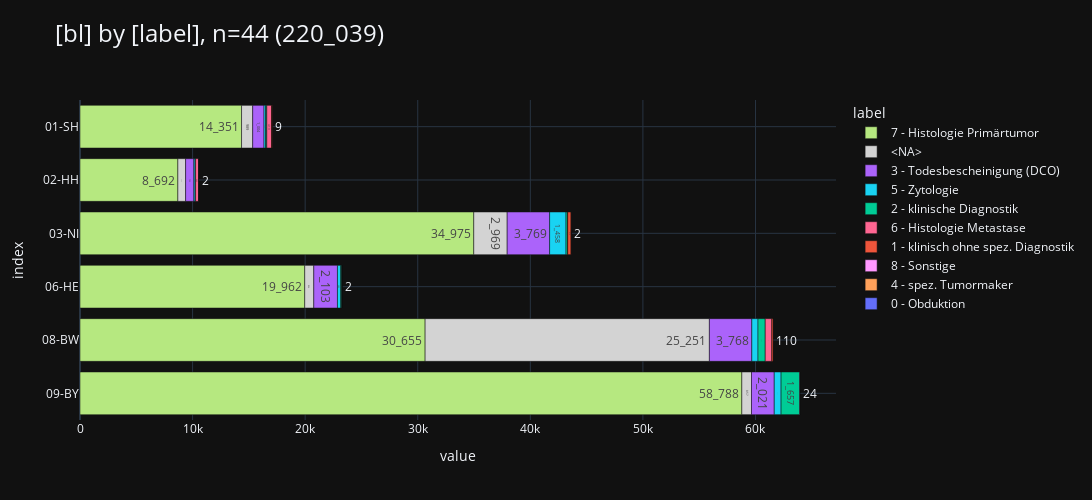

Write notebook code for a chart like this one.
### Code cell
_df = df_dsich[
    [
        "bl",
        "label",
        "cnt",
    ]
].sort_values("bl")

_ = pls.plot_stacked_bars(
    _df,
    # swap=True,
    orientation="h",
    # show_total=True,
    # normalize=True,
    # relative=True,
    # height=1000,
    # top_n_color=5,
    # sort_values_index=True,
    sort_values_color=True,
    # top_n_index=3,
    # precision=2,
    # show_other=True,
    # top_n_index=2,
)
_

### Figure 1 — Plotly figure (JSON) as saved in the notebook; plotly's stock layout.template omitted (floating-point values rounded to 4 significant figures)
{"data": [{"alignmentgroup": "True", "hovertemplate": "col=7 - Histologie Primärtumor<br>value=%{x}<br>index=%{y}<br>cnt_str=%{text}<extra></extra>", "legendgroup": "7 - Histologie Primärtumor", "marker": {"color": "#B6E880", "pattern": {"shape": ""}}, "name": "7 - Histologie Primärtumor", "offsetgroup": "7 - Histologie Primärtumor", "orientation": "h", "showlegend": true, "text": ["14_351", "8_692", "34_975", "19_962", "30_655", "58_788"], "textposition": "auto", "type": "bar", "x": [14351, 8692, 34975, 19962, 30655, 58788], "xaxis": "x", "y": ["01-SH", "02-HH", "03-NI", "06-HE", "08-BW", "09-BY"], "yaxis": "y"}, {"alignmentgroup": "True", "hovertemplate": "col=<NA><br>value=%{x}<br>index=%{y}<br>cnt_str=%{text}<extra></extra>", "legendgroup": "<NA>", "marker": {"color": "lightgray", "pattern": {"shape": ""}}, "name": "<NA>", "offsetgroup": "<NA>", "orientation": "h", "showlegend": true, "text": ["989", "688", "2_969", "804", "25_251", "857"], "textposition": "auto", "type": "bar", "x": [989, 688, 2969, 804, 25251, 857], "xaxis": "x", "y": ["01-SH", "02-HH", "03-NI", "06-HE", "08-BW", "09-BY"], "yaxis": "y"}, {"alignmentgroup": "True", "hovertemplate": "col=3 - Todesbescheinigung (DCO)<br>value=%{x}<br>index=%{y}<br>cnt_str=%{text}<extra></extra>", "legendgroup": "3 - Todesbescheinigung (DCO)", "marker": {"color": "#AB63FA", "pattern": {"shape": ""}}, "name": "3 - Todesbescheinigung (DCO)", "offsetgroup": "3 - Todesbescheinigung (DCO)", "orientation": "h", "showlegend": true, "text": ["1_004", "735", "3_769", "2_103", "3_768", "2_021"], "textposition": "auto", "type": "bar", "x": [1004, 735, 3769, 2103, 3768, 2021], "xaxis": "x", "y": ["01-SH", "02-HH", "03-NI", "06-HE", "08-BW", "09-BY"], "yaxis": "y"}, {"alignmentgroup": "True", "hovertemplate": "col=5 - Zytologie<br>value=%{x}<br>index=%{y}<br>cnt_str=%{text}<extra></extra>", "legendgroup": "5 - Zytologie", "marker": {"color": "#19D3F3", "pattern": {"shape": ""}}, "name": "5 - Zytologie", "offsetgroup": "5 - Zytologie", "orientation": "h", "showlegend": true, "text": ["146", "116", "1_458", "289", "550", "607"], "textposition": "auto", "type": "bar", "x": [146, 116, 1458, 289, 550, 607], "xaxis": "x", "y": ["01-SH", "02-HH", "03-NI", "06-HE", "08-BW", "09-BY"], "yaxis": "y"}, {"alignmentgroup": "True", "hovertemplate": "col=2 - klinische Diagnostik<br>value=%{x}<br>index=%{y}<br>cnt_str=%{text}<extra></extra>", "legendgroup": "2 - klinische Diagnostik", "marker": {"color": "#00CC96", "pattern": {"shape": ""}}, "name": "2 - klinische Diagnostik", "offsetgroup": "2 - klinische Diagnostik", "orientation": "h", "showlegend": true, "text": ["100", "35", "151", "104", "641", "1_657"], "textposition": "auto", "type": "bar", "x": [100, 35, 151, 104, 641, 1657], "xaxis": "x", "y": ["01-SH", "02-HH", "03-NI", "06-HE", "08-BW", "09-BY"], "yaxis": "y"}, {"alignmentgroup": "True", "hovertemplate": "col=6 - Histologie Metastase<br>value=%{x}<br>index=%{y}<br>cnt_str=%{text}<extra></extra>", "legendgroup": "6 - Histologie Metastase", "marker": {"color": "#FF6692", "pattern": {"shape": ""}}, "name": "6 - Histologie Metastase", "offsetgroup": "6 - Histologie Metastase", "orientation": "h", "showlegend": true, "text": ["419", "262", "1", "584"], "textposition": "auto", "type": "bar", "x": [419, 262, 1, 584], "xaxis": "x", "y": ["01-SH", "02-HH", "03-NI", "08-BW"], "yaxis": "y"}, {"alignmentgroup": "True", "hovertemplate": "col=1 - klinisch ohne spez. Diagnostik<br>value=%{x}<br>index=%{y}<br>cnt_str=%{text}<extra></extra>", "legendgroup": "1 - klinisch ohne spez. Diagnostik", "marker": {"color": "#EF553B", "pattern": {"shape": ""}}, "name": "1 - klinisch ohne spez. Diagnostik", "offsetgroup": "1 - klinisch ohne spez. Diagnostik", "orientation": "h", "showlegend": true, "text": ["65", "312", "110"], "textposition": "auto", "type": "bar", "x": [65, 312, 110], "xaxis": "x", "y": ["01-SH", "03-NI", "08-BW"], "yaxis": "y"}, {"alignmentgroup": "True", "hovertemplate": "col=8 - Sonstige<br>value=%{x}<br>index=%{y}<br>cnt_str=%{text}<extra></extra>", "legendgroup": "8 - Sonstige", "marker": {"color": "#FF97FF", "pattern": {"shape": ""}}, "name": "8 - Sonstige", "offsetgroup": "8 - Sonstige", "orientation": "h", "showlegend": true, "text": ["5", "24"], "textposition": "auto", "type": "bar", "x": [5, 24], "xaxis": "x", "y": ["03-NI", "09-BY"], "yaxis": "y"}, {"alignmentgroup": "True", "hovertemplate": "col=4 - spez. Tumormaker<br>value=%{x}<br>index=%{y}<br>cnt_str=%{text}<extra></extra>", "legendgroup": "4 - spez. Tumormaker", "marker": {"color": "#FFA15A", "pattern": {"shape": ""}}, "name": "4 - spez. Tumormaker", "offsetgroup": "4 - spez. Tumormaker", "orientation": "h", "showlegend": true, "text": ["9", "2", "7"], "textposition": "auto", "type": "bar", "x": [9, 2, 7], "xaxis": "x", "y": ["01-SH", "02-HH", "06-HE"], "yaxis": "y"}, {"alignmentgroup": "True", "hovertemplate": "col=0 - Obduktion<br>value=%{x}<br>index=%{y}<br>cnt_str=%{text}<extra></extra>", "legendgroup": "0 - Obduktion", "marker": {"color": "#636EFA", "pattern": {"shape": ""}}, "name": "0 - Obduktion", "offsetgroup": "0 - Obduktion", "orientation": "h", "showlegend": true, "text": ["2", "2"], "textposition": "auto", "type": "bar", "x": [2, 2], "xaxis": "x", "y": ["03-NI", "06-HE"], "yaxis": "y"}], "layout": {"barmode": "relative", "height": 500, "legend": {"title": {"text": "label"}, "tracegroupgap": 0, "traceorder": "normal"}, "title": {"font": {"size": 24}, "text": "[bl] by [label], n=44 (220_039)", "xanchor": "left", "y": 0.95, "yanchor": "top"}, "width": 2000, "xaxis": {"anchor": "y", "domain": [0, 1], "gridwidth": 1, "range": [0, 67150.0], "showgrid": true, "title": {"text": "value"}}, "yaxis": {"anchor": "x", "categoryarray": ["09-BY", "08-BW", "06-HE", "03-NI", "02-HH", "01-SH"], "categoryorder": "array", "domain": [0, 1], "gridwidth": 1, "showgrid": true, "title": {"text": "index"}}}}
